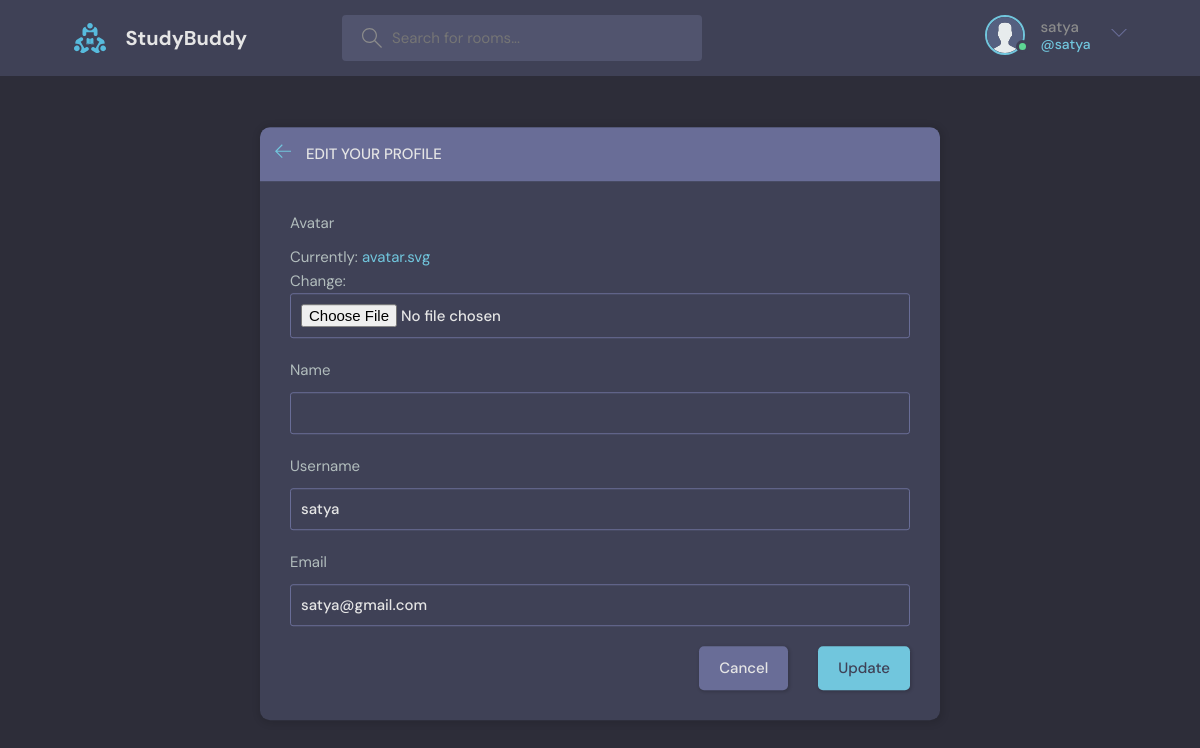
The page /update-user/ (signed in) on the database its author committed.
### base/models.py (models this page shows)
class User(AbstractUser):
    name = models.CharField(max_length=200, null=True)
    email = models.EmailField(unique=True, null=True)
    bio = models.TextField(null=True)
    avatar = models.ImageField(null=True, default='avatar.svg')
    USERNAME_FIELD = 'email'  # Use email as the unique identifier
    REQUIRED_FIELDS = [ ]  # Username is still required for compatibility

### base/views.py (the view, shortened to what this page needs)
# urls.py: path('update-user/', views.updateUser, name='update-user'),
@login_required(login_url='login')
def updateUser(request):
    form= UserForm(instance=request.user)
    context = {'form': form}
    return render(request, 'base/update-user.html', context)

### base/forms.py
class UserForm(ModelForm):
    class Meta:
        model = User
        fields = ['avatar','name','username', 'email' ]  # Specify the fields you want to include in the form

### base/templates/base/update-user.html (shortened to what this page needs)
{% extends 'main.html' %}
{% block content %}
    <main class="update-account layout">
        <div class="container">
            <div class="layout__box">
                <div class="layout__boxHeader">
                    <div class="layout__boxTitle">
                        <a href="{% url 'home' %}">
                            <svg version="1.1" xmlns="http://www.w3.org/2000/svg" width="32" height="32"
                                viewBox="0 0 32 32">
                                <title>arrow-left</title>
                                <path
                                    d="M13.723 2.286l-13.723 13.714 13.719 13.714 1.616-1.611-10.96-10.96h27.625v-2.286h-27.625l10.965-10.965-1.616-1.607z">
                                </path>
                            </svg>
                        </a>
                        <h3>Edit your profile</h3>
                    </div>
                </div>
                <div class="layout__body">
                    <form class="form" action="" method="POST" enctype="multipart/form-data">
                        {% for field in form %}
              <div class="form__group">
                <label for="username">{{field.label}}</label>
                {{ field }}
              </div>
              {% endfor %}
                        <div class="form__action">
                            <a class="btn btn--dark" href="index.html">Cancel</a>
                            <button class="btn btn--main" type="submit">Update</button>
                        </div>
                    </form>
                </div>
            </div>
        </div>
    </main>
{% endblock %}

### templates/navbar.html (shortened to what this page needs)
 {% load static %}
 <header class="header header--loggedIn">
      <div class="container">
        <a href="{% url 'home' %}" class="header__logo">
          <img src="{% static 'images/logo.svg' %}" />
          <h1>StudyBuddy</h1>
        </a>
        <form class="header__search" method="get" action="{% url 'home' %}">
          <label>
            <input name="q" placeholder="Search for rooms..." />
          </label>
        </form>
        <nav class="header__menu">
          {% if request.user.is_authenticated %}
          <div class="header__user">
            <a href="{% url 'user-profile' request.user.id %}">
              <div class="avatar avatar--medium active">
                <img src="{{request.user.avatar.url}}" />
              </div>
              <p>{{request.user.username}}<span>@{{request.user.username}}</span></p>
            </a>
            <button class="dropdown-button">
              <svg version="1.1" xmlns="http://www.w3.org/2000/svg" width="32" height="32" viewBox="0 0 32 32">
                <title>chevron-down</title>
                <path d="M16 21l-13-13h-3l16 16 16-16h-3l-13 13z"></path>
              </svg>
            </button>
          </div>
          {% else %}
          <a href="{% url 'login' %}">
            <img src="{% static 'images/avatar.svg' %}" />
            <p>Login</p>
          </a>
          {% endif %}
        </nav>
      </div>
    </header>

### rows shown on the page
User: user.avatar (placeholder picture), user.username "satya", form "satya" "satya@gmail.com"

### other values the page prints
{{ field.label }} "Avatar" "Name" "Username" "Email"
